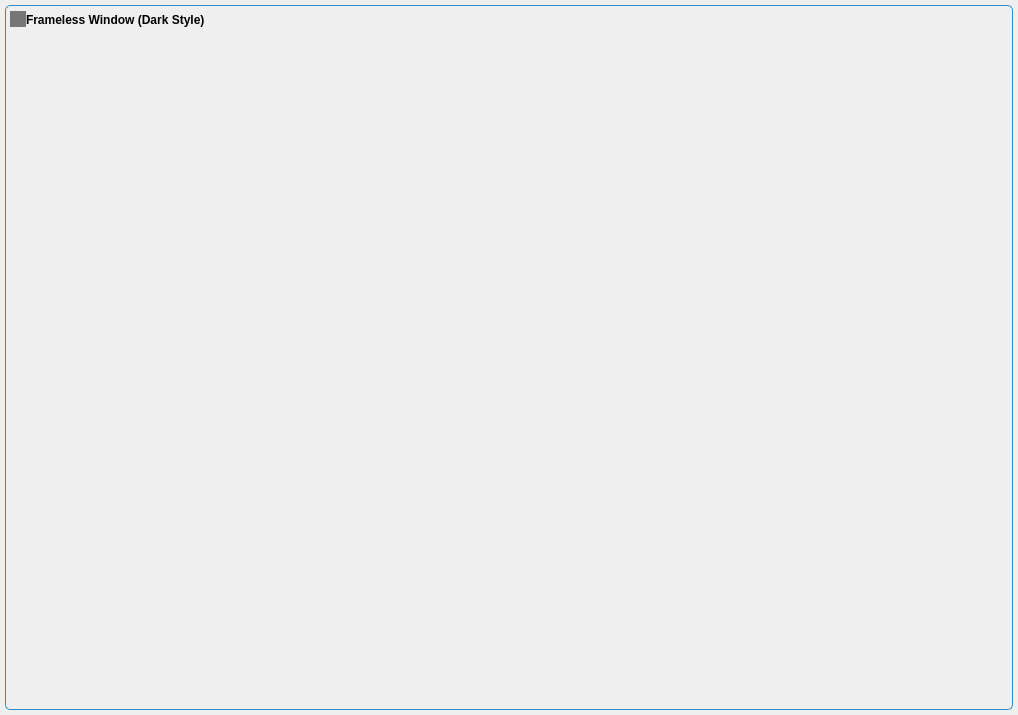
<?xml version="1.0" encoding="UTF-8"?>
<ui version="4.0">
 <class>FramelessWindow</class>
 <widget class="QWidget" name="FramelessWindow">
  <property name="geometry">
   <rect>
    <x>0</x>
    <y>0</y>
    <width>1018</width>
    <height>715</height>
   </rect>
  </property>
  <property name="windowTitle">
   <string/>
  </property>
  <property name="autoFillBackground">
   <bool>false</bool>
  </property>
  <layout class="QVBoxLayout" name="verticalLayout_2">
   <property name="spacing">
    <number>0</number>
   </property>
   <property name="leftMargin">
    <number>5</number>
   </property>
   <property name="topMargin">
    <number>5</number>
   </property>
   <property name="rightMargin">
    <number>5</number>
   </property>
   <property name="bottomMargin">
    <number>5</number>
   </property>
   <item>
    <widget class="QWidget" name="windowFrame" native="true">
     <property name="autoFillBackground">
      <bool>false</bool>
     </property>
     <property name="styleSheet">
      <string notr="true">#windowFrame{border:1px solid palette(highlight); border-radius:5px 5px 5px 5px; background-color:palette(Window);}</string>
     </property>
     <layout class="QVBoxLayout" name="verticalLayout">
      <property name="spacing">
       <number>0</number>
      </property>
      <property name="leftMargin">
       <number>1</number>
      </property>
      <property name="topMargin">
       <number>1</number>
      </property>
      <property name="rightMargin">
       <number>1</number>
      </property>
      <property name="bottomMargin">
       <number>1</number>
      </property>
      <item>
       <widget class="WindowDragger" name="windowTitlebar" native="true">
        <property name="sizePolicy">
         <sizepolicy hsizetype="Preferred" vsizetype="Fixed">
          <horstretch>0</horstretch>
          <verstretch>0</verstretch>
         </sizepolicy>
        </property>
        <property name="minimumSize">
         <size>
          <width>0</width>
          <height>0</height>
         </size>
        </property>
        <property name="autoFillBackground">
         <bool>false</bool>
        </property>
        <property name="styleSheet">
         <string notr="true"/>
        </property>
        <layout class="QHBoxLayout" name="horizontalLayout" stretch="0,0,1,0,0,0,0">
         <property name="spacing">
          <number>0</number>
         </property>
         <property name="leftMargin">
          <number>0</number>
         </property>
         <property name="topMargin">
          <number>0</number>
         </property>
         <property name="rightMargin">
          <number>0</number>
         </property>
         <property name="bottomMargin">
          <number>0</number>
         </property>
         <item>
          <widget class="QLabel" name="spacer">
           <property name="minimumSize">
            <size>
             <width>4</width>
             <height>0</height>
            </size>
           </property>
           <property name="maximumSize">
            <size>
             <width>4</width>
             <height>16777215</height>
            </size>
           </property>
          </widget>
         </item>
         <item>
          <widget class="QLabel" name="icon">
           <property name="minimumSize">
            <size>
             <width>16</width>
             <height>16</height>
            </size>
           </property>
           <property name="maximumSize">
            <size>
             <width>16</width>
             <height>16</height>
            </size>
           </property>
           <property name="contextMenuPolicy">
            <enum>Qt::NoContextMenu</enum>
           </property>
           <property name="styleSheet">
            <string notr="true">#icon {background-color:palette(shadow);}</string>
           </property>
          </widget>
         </item>
         <item>
          <widget class="QLabel" name="titleText">
           <property name="font">
            <font>
             <weight>75</weight>
             <bold>true</bold>
            </font>
           </property>
           <property name="styleSheet">
            <string notr="true"/>
           </property>
           <property name="text">
            <string>Frameless Window (Dark Style)</string>
           </property>
           <property name="alignment">
            <set>Qt::AlignLeading|Qt::AlignLeft|Qt::AlignVCenter</set>
           </property>
          </widget>
         </item>
         <item>
          <widget class="QToolButton" name="minimizeButton">
           <property name="font">
            <font>
             <weight>75</weight>
             <bold>true</bold>
            </font>
           </property>
           <property name="styleSheet">
            <string notr="true">#minimizeButton{
  background-color:none;
  border:none;
  width:16px;
  height:16px;
  padding:4px;
  image:url(:/images/icon_window_minimize.png);
}
#minimizeButton:hover{
  background-color:palette(alternate-base);
}
#minimizeButton:pressed{
  background-color:palette(highlight);
}</string>
           </property>
           <property name="text">
            <string/>
           </property>
          </widget>
         </item>
         <item>
          <widget class="QToolButton" name="restoreButton">
           <property name="styleSheet">
            <string notr="true">#restoreButton{
  background-color:none;
  border:none;
  width:16px;
  height:16px;
  padding:4px;
  image:url(:/images/icon_window_restore.png);
}
#restoreButton:hover{
  background-color:palette(alternate-base);
}
#restoreButton:pressed{
  background-color:palette(highlight);
}</string>
           </property>
           <property name="text">
            <string/>
           </property>
          </widget>
         </item>
         <item>
          <widget class="QToolButton" name="maximizeButton">
           <property name="styleSheet">
            <string notr="true">#maximizeButton{
  background-color:none;
  border:none;
  width:16px;
  height:16px;
  padding:4px;
  image:url(:/images/icon_window_maximize.png);
}
#maximizeButton:hover{
  background-color:palette(alternate-base);
}
##maximizeButton:pressed{
  background-color:palette(highlight);
}</string>
           </property>
           <property name="text">
            <string/>
           </property>
          </widget>
         </item>
         <item>
          <widget class="QToolButton" name="closeButton">
           <property name="font">
            <font>
             <weight>75</weight>
             <bold>true</bold>
            </font>
           </property>
           <property name="styleSheet">
            <string notr="true">#closeButton{
  background-color:none;
  border:none;
  width:16px;
  height:16px;
  padding:4px;
  image:url(:/images/icon_window_close.png);
  border-top-right-radius: 5px;
}
#closeButton:hover{
  background-color:palette(alternate-base);
}
##closeButton:pressed{
  background-color:palette(highlight);
}</string>
           </property>
          </widget>
         </item>
        </layout>
       </widget>
      </item>
      <item>
       <widget class="QWidget" name="windowContent" native="true">
        <property name="autoFillBackground">
         <bool>false</bool>
        </property>
        <property name="styleSheet">
         <string notr="true">#windowContent{
  border: 0px none palette(base);
  border-radius:0px 0px 5px 5px;
}</string>
        </property>
        <layout class="QVBoxLayout" name="verticalLayout_3">
         <property name="spacing">
          <number>0</number>
         </property>
         <property name="leftMargin">
          <number>0</number>
         </property>
         <property name="topMargin">
          <number>0</number>
         </property>
         <property name="rightMargin">
          <number>0</number>
         </property>
         <property name="bottomMargin">
          <number>0</number>
         </property>
        </layout>
       </widget>
      </item>
     </layout>
    </widget>
   </item>
  </layout>
 </widget>
 <layoutdefault spacing="6" margin="11"/>
 <customwidgets>
  <customwidget>
   <class>WindowDragger</class>
   <extends>QWidget</extends>
   <header>windowdragger.h</header>
   <container>1</container>
  </customwidget>
 </customwidgets>
 <resources/>
 <connections/>
</ui>
